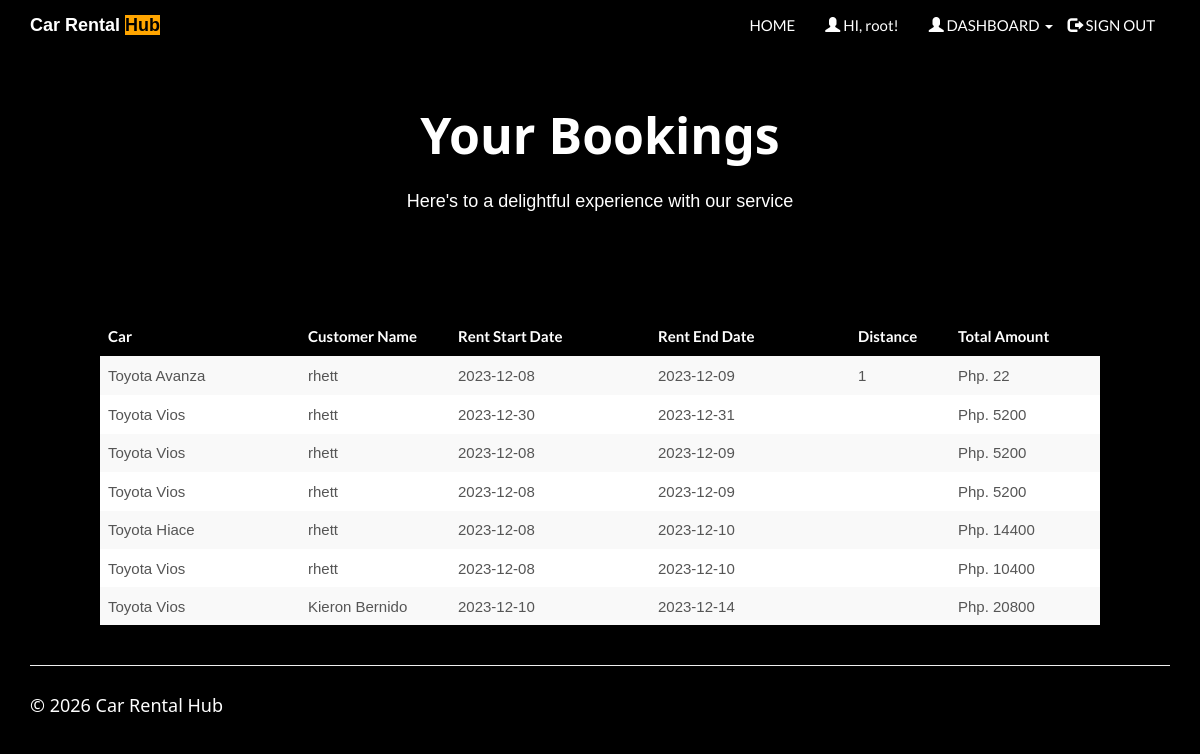
The page /clientview.php (signed in) on the database its author committed.
### tables this page shows
CREATE TABLE `rentedcars` (
  `id` int(100) NOT NULL,
  `customer_username` varchar(50) NOT NULL,
  `car_id` int(20) NOT NULL,
  `driver_id` int(20) NOT NULL,
  `booking_date` date NOT NULL,
  `rent_start_date` date NOT NULL,
  `rent_end_date` date NOT NULL,
  `car_return_date` date DEFAULT NULL,
  `fare` double NOT NULL,
  `charge_type` varchar(25) NOT NULL DEFAULT 'days',
  `distance` double DEFAULT NULL,
  `no_of_days` int(50) DEFAULT NULL,
  `total_amount` double DEFAULT NULL,
  `return_status` varchar(10) NOT NULL
);

CREATE TABLE `cars` (
  `car_id` int(20) NOT NULL,
  `car_name` varchar(50) NOT NULL,
  `car_nameplate` varchar(50) NOT NULL,
  `car_img` varchar(50) DEFAULT 'NA',
  `ac_price` float NOT NULL,
  `non_ac_price` float NOT NULL,
  `ac_price_per_day` float NOT NULL,
  `non_ac_price_per_day` float NOT NULL,
  `car_availability` varchar(10) NOT NULL
);

CREATE TABLE `customers` (
  `customer_username` varchar(50) NOT NULL,
  `customer_name` varchar(50) NOT NULL,
  `customer_phone` varchar(15) NOT NULL,
  `customer_email` varchar(25) NOT NULL,
  `customer_address` varchar(50) NOT NULL,
  `customer_password` varchar(20) NOT NULL
);

### clientview.php (the view, shortened to what this page needs)
<!DOCTYPE html>
<html>
<?php
$conn = Connect();
?>
<head>
<link rel="stylesheet" href="assets/bootstrap/css/bootstrap.min.css">
<link rel="stylesheet" href="assets/fonts/font-awesome.min.css">
<link rel="stylesheet" href="assets/w3css/w3.css">
<link rel="stylesheet" type="text/css" href="assets/css/customerlogin.css">
<link rel="stylesheet" type="text/css" media="screen" href="assets/css/clientpage.css" />
</head>
<body id="page-top" data-spy="scroll" data-target=".navbar-fixed-top" style="background-color: black;">
    <nav class="navbar navbar-custom navbar-fixed-top" role="navigation" style="color: black">
        <div class="container">
            <div class="navbar-header">
                    <a class="navbar-brand page-scroll" style="font-weight: bold; color: white;" href="index.php">
                        Car Rental <span class="highlight" style="font-weight: bold; color: black; background-color: #FFA500;"> Hub </span>
                    </a>
            </div>
            <?php
                if(isset($_SESSION['login_client'])){
            ?>
            <div class="collapse navbar-collapse navbar-right navbar-main-collapse">
    <ul class="nav navbar-nav">
        <li>
            <a href="index.php" style="color: white;">HOME</a>
        </li>
        <li>
            <a href="#" style="color: white;"><span class="glyphicon glyphicon-user"></span> HI, <?php echo $_SESSION['login_client']; ?>!</a>
        </li>
        <li>
            <ul class="nav navbar-nav navbar-right">
                <li class="dropdown">
                    <a href="#" class="dropdown-toggle active" data-toggle="dropdown" role="button" aria-haspopup="true" aria-expanded="false" style="color: white;">
                        <span class="glyphicon glyphicon-user"></span> DASHBOARD <span class="caret"></span>
                    </a>
                </li>
            </ul>
        </li>
        <li>
            <a href="logout.php" style="color: white;"><span class="glyphicon glyphicon-log-out"></span> SIGN OUT</a>
        </li>
    </ul>
</div>
            <?php
                }
                ?>
        </div>
    </nav>
<?php $login_client = $_SESSION['login_client'];
    $sql1 = "SELECT * FROM rentedcars rc, clientcars cc, customers c, cars WHERE cc.client_username = '$login_client' AND cc.car_id = rc.car_id AND rc.return_status = 'R' AND c.customer_username = rc.customer_username AND cc.car_id = cars.car_id";
    $result1 = $conn->query($sql1);
    if (mysqli_num_rows($result1) > 0) {
?>
<div class="container">
      <div class="jumbotron" style="background-color: black;  border: none;">
        <h1 style="margin-bottom: 25px; text-align: center; color: white; font-size: 50px; font-weight:bold;">Your Bookings</h1>
        <p style="margin-bottom: 25px; text-align: center; color:white; font-size: 18px; font: weight 1px;"> Here's to a delightful experience with our service </p>
      </div>
    </div>
    <div class="table-responsive" style="padding-left: 100px; padding-right: 100px;" >
<table class="table table-striped" style="background-color: white;">
  <thead class="custom-header">
<tr>
<th width="20%">Car</th>
<th width="15%">Customer Name</th>
<th width="20%">Rent Start Date</th>
<th width="20%">Rent End Date</th>
<th width="10%">Distance</th>
<th width="15%">Total Amount</th>
</tr>
</thead>
<?php
        while($row = mysqli_fetch_assoc($result1)) {
?>
<tr>
<td><?php echo $row["car_name"]; ?></td>
<td><?php echo $row["customer_name"]; ?></td>
<td><?php echo $row["rent_start_date"] ?></td>
<td><?php echo $row["rent_end_date"]; ?></td>
<td><?php echo $row["distance"]; ?></td>
<td>Php. <?php echo $row["total_amount"]; ?></td>
</tr>
<?php        } ?>
                </table>
                </div>
            <?php
        } ?>
</body>
<footer class="site-footer" style="color: white;">
    <div class="container">
        <hr>
        <div class="row">
            <div class="col-sm-6">
                <h5 style="color: white;">© <?php echo date("Y"); ?> Car Rental Hub</h5>
            </div>
        </div>
    </div>
</footer>
</html>

### assets/w3css/w3.css (style rules this page uses)
*,*:before,*:after { box-sizing:inherit }
html { -ms-text-size-adjust:100%;-webkit-text-size-adjust:100% }
body { margin:0 }
article,aside,details,figcaption,figure,footer,header,main,menu,nav,section,summary { display:block }
a { background-color:transparent;-webkit-text-decoration-skip:objects }
hr { box-sizing:content-box;height:0;overflow:visible }
html,body { font-family:Verdana,sans-serif;font-size:15px;line-height:1.5 }
html { overflow-x:hidden }
h1 { font-size:36px }
h5 { font-size:18px }
h1,h2,h3,h4,h5,h6 { font-family:"Segoe UI",Arial,sans-serif;font-weight:400;margin:10px 0 }
hr { border:0;border-top:1px solid #eee;margin:20px 0 }
a { color:inherit }

### assets/css/customerlogin.css (style rules this page uses)
body, html { height: 100%; }
body { padding-top: 50px; background-size: 100%; }
footer { display: block; }

### clientview.php (style rules this page uses)
.navbar { background-color: black; color: white; }
.navbar-nav .dropdown .dropdown-toggle::after { background-color: transparent !important; }
.navbar-nav > li > a, .dropdown-menu > li > a { font-family: 'Lato', sans-serif; }
body { background-color: black; }
.navbar { background-color: black; }
.navbar-custom .navbar-brand { color: white; }
.custom-header { font-family: 'Lato', sans-serif; font-weight: 10; color: white; background-color: black; }

### rows shown on the page
rentedcars: car.car_name "Toyota Avanza", customer_username.customer_name "rhett", rent_start_date "2023-12-08", rent_end_date "2023-12-09", distance "1", total_amount "22"
rentedcars: car.car_name "Toyota Vios", customer_username.customer_name "rhett", rent_start_date "2023-12-30", rent_end_date "2023-12-31", total_amount "5200"
rentedcars: car.car_name "Toyota Vios", customer_username.customer_name "rhett", rent_start_date "2023-12-08", rent_end_date "2023-12-09", total_amount "5200"
rentedcars: car.car_name "Toyota Vios", customer_username.customer_name "rhett", rent_start_date "2023-12-08", rent_end_date "2023-12-09", total_amount "5200"
rentedcars: car.car_name "Toyota Hiace", customer_username.customer_name "rhett", rent_start_date "2023-12-08", rent_end_date "2023-12-10", total_amount "14400"
rentedcars: car.car_name "Toyota Vios", customer_username.customer_name "rhett", rent_start_date "2023-12-08", rent_end_date "2023-12-10", total_amount "10400"
rentedcars: car.car_name "Toyota Vios", customer_username.customer_name "Kieron Bernido", rent_start_date "2023-12-10", rent_end_date "2023-12-14", total_amount "20800"

### other values the page prints
$_SESSION['login_client'] "root"
